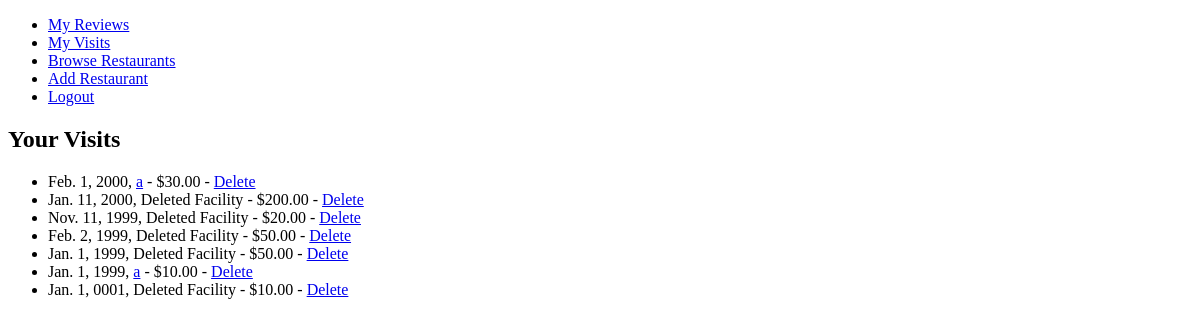
/user-visits/ (signed in), run on an earlier commit of the app's database.
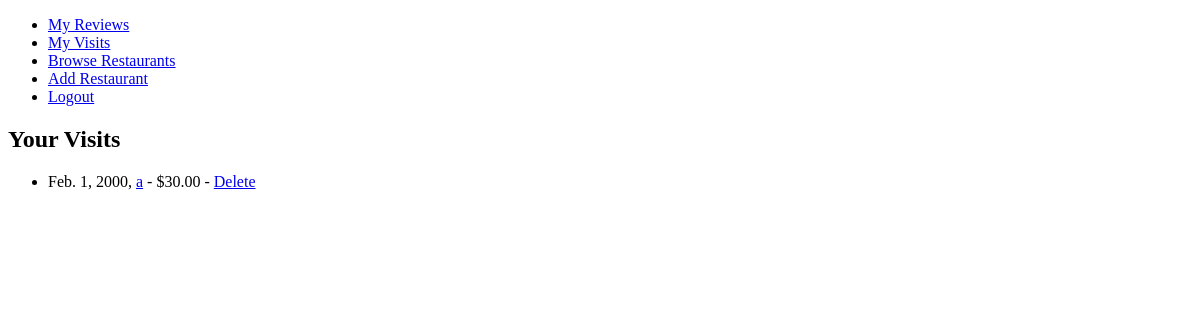
And on a later commit of the database.
### reviews/models.py (models this page shows, shortened)
class Visit(models.Model):
    restaurant = models.ForeignKey(Restaurant, on_delete=models.SET_NULL, null=True)
    customer = models.ForeignKey(get_user_model(), on_delete=models.CASCADE)
    date = models.DateField()
    spending = models.DecimalField(max_digits=10, decimal_places=2)

class Restaurant(models.Model):
    RESTAURANT_TYPE_OPTIONS: List[Tuple[str, str]] = [
        ('african_cuisine', 'African cuisine'),
        ('american_cuisine', 'Cuisine of the Americas'),
        ('asian_cuisine', 'Asian cuisine'),
        ('european_cuisine', 'European cuisine'),
        ('oceanic_cuisine', 'Oceanic cuisine'),
    ]
    name = models.CharField(max_length=100)
    cuisine = models.CharField(max_length=50, choices=RESTAURANT_TYPE_OPTIONS, default='european_cuisine')
    address = models.TextField(max_length=200)
    created_by = models.ForeignKey(get_user_model(), on_delete=models.CASCADE)
    def __str__(self):
        return self.name

### reviews/views.py (the view)
# urls.py: path('user-visits/', user_visits, name='user_visits'),
@login_required
def user_visits(request):
    if request.user.is_authenticated:
        visits = Visit.objects.filter(customer=request.user).order_by('-date')
        return render(request, 'reviews/user_visits.html', {'user_visits': visits})
    else:
        return redirect('login')

### reviews/templates/reviews/user_visits.html (shortened to what this page needs)
<!DOCTYPE html>
<html lang="en">
<head>
</head>
<body>
{% extends 'main.html' %}
{% block content %}
    <h2>Your Visits</h2>
    <ul>
        {% for visit in user_visits %}
            <li>
                {{ visit.date }},
                {% if visit.restaurant_id %}
                    <a href="{% url 'restaurant_detail' visit.restaurant.id %}">{{ visit.restaurant }}</a>
                {% else %}
                    Deleted Facility
                {% endif %}
                - ${{ visit.spending }} - <a href="{% url 'delete_visit' visit.id %}">Delete</a>
            </li>
        {% endfor %}
    </ul>
{% endblock content %}

### templates/main.html (shortened to what this page needs)
<!DOCTYPE html>
{% load static %}
<html lang="en">
<head>
</head>
<body>
{% include 'navbar.html' %}
{% block content %}
{% endblock content %}
</body>
</html>

### templates/navbar.html
<nav>
    <ul>
        {% if user.is_authenticated %}
            <li><a href="{% url 'user_reviews' %}">My Reviews</a></li>
            <li><a href="{% url 'user_visits' %}">My Visits</a></li>
            <li><a href="{% url 'restaurant_list' %}">Browse Restaurants</a></li>
            <li><a href="{% url 'add_restaurant' %}">Add Restaurant</a></li>
            <li><a href="{% url 'logout' %}">Logout</a></li>
        {% else %}
            <li><a href="{% url 'login' %}">Login</a></li>
            {% if not request.user.is_authenticated %}
                <li><a href="{% url 'register' %}">Register</a></li>
            {% endif %}
        {% endif %}
    </ul>
</nav>

What changed in the data, as far as the page shows it:
removed Visit: date "Jan. 11, 2000", shows "Deleted Facility", spending "200.00"
removed Visit: date "Nov. 11, 1999", shows "Deleted Facility", spending "20.00"
removed Visit: date "Feb. 2, 1999", shows "Deleted Facility", spending "50.00"
removed Visit: date "Jan. 1, 1999", shows "Deleted Facility", spending "50.00"
removed Visit: date "Jan. 1, 1999", restaurant "a", spending "10.00"
removed Visit: date "Jan. 1, 0001", shows "Deleted Facility", spending "10.00"
